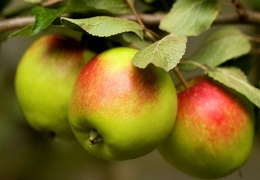
%> input picture cw1/code/Part II/testOtherApples/extra1.jpg, 260 x 180 px, shrunk from 404 x 279 before the run
$ octave e_ExtraTest.m   (GNU Octave 9; MATLAB toolbox functions it lacks are replaced by stand-ins)
%> lines starting %> are read from the running program, lines starting %| are printed output that depends on the picture; in (x1, y1, x2, y2) boxes, pixels count from 0 and x2, y2 are one past the last pixel; in counts of white or black regions, pixels touching at a corner belong together; the program's own positions count from 1
### cw1/code/Part II/my_roc.m
function [TPR, FPR] = my_roc( targets,outputs )
% MY_ROC this function returns the true positive rate (TPR) and false positive rate (FPR)
% by calculating the input target image and output image
%   true positive (TP): a pixel of target image is 1, a pixel of output image is 1
%   false positive (FP): a pixel of target image is 0, a pixel of output image is 1
%   true positive rate: TPR = TP/P
%   false positive rate: FPR = FP/N

targets = double(targets);
outputs = double(outputs);
[m n] = size(targets);

% P positive instances
P = sum(sum(targets));
% N negative instances
N = m*n - sum(sum(targets));

%TP fraction (sensitivity) / true positive rate (TPR) is:
%The number of 1 in the matrix of targets(BW) matrix .* outputs(T) matrix
%Example: targets(x) = 1; outputs(x) = 1, targets(x) .* outputs(x) = 1, it is a True Positive point
TP_matrix = targets .* outputs;
TP = sum(sum(TP_matrix));
TPR = TP/P;

%FP fraction (1-specicity)/ false positive rate (FPR) is:
%The number of -1 in the matrix of targets(BW) matrix - outputs(T) matrix
%Example: targets(x) = 0; outputs(x) = 1, targets(x) - outputs(x) = -1, it is a False Positive point
FP_matrix = targets - outputs;
FP = length(find(FP_matrix == -1));
FPR = FP/N;

%figure,plot(FPR,TPR)

end

### cw1/code/Part II/e_ExtraTest.m
clc;
close all;
clear;
%==========================================================================
%extra test-image
%==========================================================================

%%
% [5 lines of commented-out code are left out]
load('extra_groundtruth1.mat')
load('extra_groundtruth2.mat')

%%
load('RGB_Est.mat');
%define priors for whether the pixel is apple or non apple
priorApple = 0.5;
priorNonApple = 0.5;

%run through the pixels in the test image and classify them as being apple or
%non apple
im = imread('testOtherApples/extra1.jpg');
%> im is the input picture: size 180x260x3 uint8; mean R, G, B 121.9, 106.2, 35.4
%im = imread('testApples/test.jpg');
[imY, imX imZ] = size(im);
%> imY = 180; imX = 260; imZ = 3

posteriorApple = zeros(imY,imX);
for (cY = 1:imY);
    fprintf('Processing Row %d\n',cY);
    for (cX = 1:imX);
        %extract this pixel data
        thisPixelData = squeeze(double(im(cY,cX,:))./255);%RGB
        %calculate likelihood of this data given apple model
        likeApple = getMixGaussLike(thisPixelData,AppleEst);
        %calculate likelihood of this data given non apple model
        likeNonApple = getMixGaussLike(thisPixelData,NonAppleEst);
        %calculate posterior probability from likelihoods and
        %priors using BAYES rule.
        posteriorApple(cY,cX) = likeApple*priorApple/(likeApple*priorApple+likeNonApple*priorNonApple);
    end;
end;
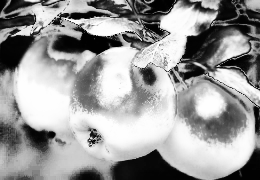
%> posteriorApple: size 180x260 double; min 0.00474, max 1, mean 0.607

%draw skin posterior
clims = [0, 1];
figure,imagesc(posteriorApple, clims); colormap(gray); axis off; axis image;


posteriorApple = uint8(posteriorApple.*255);
%> posteriorApple: size 180x260 uint8
posteriorApple1 = (posteriorApple > 150);
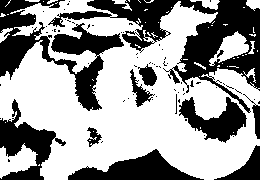
%> posteriorApple1: size 180x260 logical; 60.4% white; 73 black regions (61 under 20 px), largest, box (x1, y1, x2, y2) and area: (48, 0, 260, 113) 6828, (0, 0, 124, 111) 4507, (0, 99, 66, 180) 2037
figure,imshow(posteriorApple1)

%%
load('RGB_Est.mat');
%define priors for whether the pixel is apple or non apple
priorApple = 0.5;
priorNonApple = 0.5;

%run through the pixels in the test image and classify them as being apple or
%non apple
im = imread('testOtherApples/extra2.jpg');
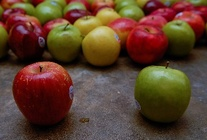
%> input picture cw1/code/Part II/testOtherApples/extra2.jpg, 207 x 140 px, shrunk from 322 x 217 before the run
%> im is the input picture: size 140x207x3 uint8; mean R, G, B 92, 63.2, 44.9
%im = imread('testApples/test.jpg');
[imY, imX imZ] = size(im);
%> imY = 140; imX = 207

posteriorApple = zeros(imY,imX);
for (cY = 1:imY);
    fprintf('Processing Row %d\n',cY);
    for (cX = 1:imX);
        %extract this pixel data
        thisPixelData = squeeze(double(im(cY,cX,:))./255);%RGB
        %calculate likelihood of this data given apple model
        likeApple = getMixGaussLike(thisPixelData,AppleEst);
        %calculate likelihood of this data given non apple model
        likeNonApple = getMixGaussLike(thisPixelData,NonAppleEst);
        %calculate posterior probability from likelihoods and
        %priors using BAYES rule.
        posteriorApple(cY,cX) = likeApple*priorApple/(likeApple*priorApple+likeNonApple*priorNonApple);
    end;
end;
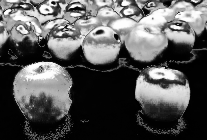
%> posteriorApple: size 140x207 double; min 0.00179, max 1, mean 0.352

%draw skin posterior
clims = [0, 1];
figure,imagesc(posteriorApple, clims); colormap(gray); axis off; axis image;


posteriorApple = uint8(posteriorApple.*255);
%> posteriorApple: size 140x207 uint8
posteriorApple2 = (posteriorApple > 150);
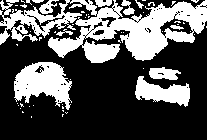
%> posteriorApple2: size 140x207 logical; 34.1% white; 56 white regions (45 under 20 px), largest, box (x1, y1, x2, y2) and area: (0, 0, 207, 63) 6289, (14, 62, 72, 110) 1711, (135, 76, 190, 107) 931
figure,imshow(posteriorApple2)

%%
%calculate ROC

[TPR1, FPR1] = my_roc( GT1,posteriorApple1 )
%> the run ends on the next line
